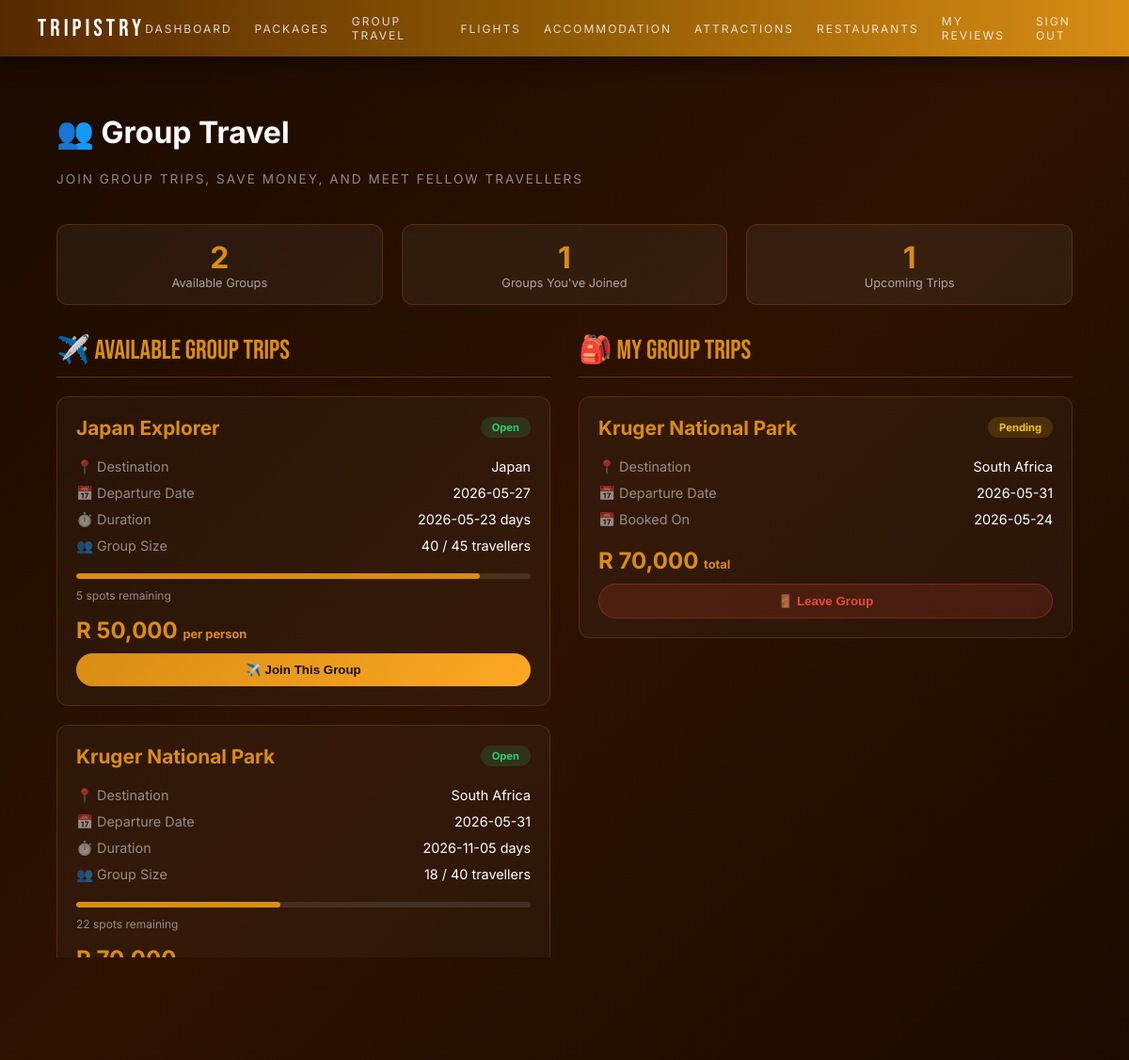
Screenshot of /traveller/group_bookings.php (signed in) with the database file from the repository.
### tables this page shows
CREATE TABLE `group_booking` (
  `group_booking_ID` int(11) NOT NULL,
  `package_ID` int(11) NOT NULL,
  `agency_ID` int(11) NOT NULL,
  `traveler_ID` int(11) DEFAULT NULL,
  `destination` varchar(255) DEFAULT NULL,
  `status` enum('Open','Full','Departing','Completed','Cancelled') DEFAULT 'Open',
  `price_per_person` decimal(10,2) NOT NULL,
  `max_capacity` int(11) NOT NULL,
  `current_capacity` int(11) DEFAULT 1,
  `departure_date` date NOT NULL,
  `return_date` date DEFAULT NULL,
  `booking_date` date DEFAULT curdate(),
  `payment_status` enum('Pending','Paid','Refunded') DEFAULT 'Pending',
  `description` text DEFAULT NULL
);

CREATE TABLE `travel_package` (
  `package_ID` int(11) NOT NULL,
  `package_name` varchar(100) DEFAULT NULL,
  `agency_ID` int(11) DEFAULT NULL,
  `flight_ID` int(11) DEFAULT NULL,
  `accomodation_ID` int(11) DEFAULT NULL,
  `total_cost_price` int(11) DEFAULT NULL,
  `duration` date DEFAULT NULL
);

CREATE TABLE `flight` (
  `flight_ID` int(11) NOT NULL,
  `airline_ID` int(11) DEFAULT NULL,
  `country` varchar(100) DEFAULT NULL,
  `flight_duration` int(11) DEFAULT NULL,
  `flight_date` date DEFAULT NULL,
  `is_domestic` tinyint(1) DEFAULT NULL,
  `is_international` tinyint(1) DEFAULT NULL
);

### traveller/group_bookings.php (the view, shortened to what this page needs)
<?php
$pdo = get_db();
$traveler_id = $_SESSION['traveler_id'];
$available_groups = $pdo->prepare("
    SELECT g.*, tp.package_name, f.country, tp.duration as package_duration
    FROM group_booking g
    JOIN travel_package tp ON g.package_ID = tp.package_ID
    LEFT JOIN flight f ON tp.flight_ID = f.flight_ID
    WHERE g.status IN ('Open')
    AND g.departure_date >= CURDATE()
    AND g.current_capacity < g.max_capacity
    AND g.traveler_ID IS NULL
    ORDER BY g.departure_date ASC
");
$available_groups->execute();
$groups = $available_groups->fetchAll();
$my_groups = $pdo->prepare("
    SELECT g.*, tp.package_name, f.country, tp.duration as package_duration
    FROM group_booking g
    JOIN travel_package tp ON g.package_ID = tp.package_ID
    LEFT JOIN flight f ON tp.flight_ID = f.flight_ID
    WHERE g.traveler_ID = ?
    AND g.departure_date >= CURDATE()
    ORDER BY g.departure_date ASC
");
$my_groups->execute([$traveler_id]);
$my_group_trips = $my_groups->fetchAll();
$stmt = $pdo->prepare("SELECT COUNT(*) FROM group_booking WHERE traveler_ID = ? AND departure_date >= CURDATE()");
$stmt->execute([$traveler_id]);
$total_joined = $stmt->fetchColumn();
?>
<!DOCTYPE html>
<html lang="en">
<head>
    <link rel="stylesheet" href="/tripistry/css/browse.css">
</head>
<body>
<nav class="nav">
  <a href="/tripistry/traveller/dashboard.php" class="nav-brand">Tripistry</a>
  <div class="nav-links">
    <a href="/tripistry/traveller/dashboard.php">Dashboard</a>
    <a href="/tripistry/traveller/browse.php">Packages</a>
    <a href="/tripistry/traveller/group_bookings.php">Group Travel</a>
    <a href="/tripistry/traveller/flights.php">Flights</a>
    <a href="/tripistry/traveller/accommodation.php">Accommodation</a>
    <a href="/tripistry/traveller/attractions.php">Attractions</a>
    <a href="/tripistry/traveller/restaurants.php">Restaurants</a>
    <a href="/tripistry/traveller/reviews.php">My Reviews</a>
    <a href="/tripistry/logout.php">Sign out</a>
  </div>
</nav>
<div class="page-content">
    <h1>👥 Group Travel</h1>
    <p class="page-subtitle">Join group trips, save money, and meet fellow travellers</p>
    <div class="stats-bar">
        <div class="stat-box">
            <div class="stat-number"><?= count($groups) ?></div>
            <div class="stat-label">Available Groups</div>
        </div>
        <div class="stat-box">
            <div class="stat-number"><?= $total_joined ?></div>
            <div class="stat-label">Groups You've Joined</div>
        </div>
        <div class="stat-box">
            <div class="stat-number"><?= count($my_group_trips) ?></div>
            <div class="stat-label">Upcoming Trips</div>
        </div>
    </div>
    <div class="two-columns">
        <div>
            <div class="section-title">✈️ Available Group Trips</div>
            <?php if (empty($groups)): ?>
                <div class="empty-state">
                    No group trips available at the moment.<br>
                    Check back later for new group departures!
                </div>
            <?php else: ?>
                <?php foreach ($groups as $group):
                    $spots_taken = $group['current_capacity'];
                    $spots_left = $group['max_capacity'] - $spots_taken;
                    $percentage = ($group['max_capacity'] > 0) ? ($spots_taken / $group['max_capacity']) * 100 : 0;
                ?>
                    <div class="group-card">
                        <div class="group-header">
                            <h3><?= htmlspecialchars($group['package_name']) ?></h3>
                            <span class="badge-open">Open</span>
                        </div>
                        <div class="group-details">
                            <div class="detail-row">
                                <span class="detail-label">📍 Destination</span>
                                <span class="detail-value"><?= htmlspecialchars($group['country'] ?? $group['destination']) ?></span>
                            </div>
                            <div class="detail-row">
                                <span class="detail-label">📅 Departure Date</span>
                                <span class="detail-value"><?= htmlspecialchars($group['departure_date']) ?></span>
                            </div>
                            <div class="detail-row">
                                <span class="detail-label">⏱️ Duration</span>
                                <span class="detail-value"><?= htmlspecialchars($group['package_duration']) ?> days</span>
                            </div>
                            <div class="detail-row">
                                <span class="detail-label">👥 Group Size</span>
                                <span class="detail-value"><?= $spots_taken ?> / <?= $group['max_capacity'] ?> travellers</span>
                            </div>
                        </div>
                        <div class="capacity-bar">
                            <div class="capacity-fill" style="width: <?= $percentage ?>%;"></div>
                        </div>
                        <div class="spots-info"><?= $spots_left ?> spots remaining</div>
                        <div class="price">R <?= number_format($group['price_per_person']) ?> <span style="font-size: 0.8rem;">per person</span></div>
                        <?php if ($spots_left > 0): ?>
                            <form method="POST" onsubmit="return confirm('Join this group trip for R <?= number_format($group['price_per_person']) ?>?');">
                                <button type="submit" name="join_group" class="btn-join">✈️ Join This Group</button>
                            </form>
                        <?php endif; ?>
                    </div>
                <?php endforeach; ?>
            <?php endif; ?>
        </div>
        <div>
            <div class="section-title">🎒 My Group Trips</div>
            <?php if (empty($my_group_trips)): ?>
                <div class="empty-state">
                    You haven't joined any group trips yet.<br>
                    Browse available groups above to start your adventure!
                </div>
            <?php else: ?>
                <?php foreach ($my_group_trips as $group): ?>
                    <div class="group-card">
                        <div class="group-header">
                            <h3><?= htmlspecialchars($group['package_name']) ?></h3>
                            <span class="badge-pending"><?= $group['payment_status'] ?? 'Pending' ?></span>
                        </div>
                        <div class="group-details">
                            <div class="detail-row">
                                <span class="detail-label">📍 Destination</span>
                                <span class="detail-value"><?= htmlspecialchars($group['country'] ?? $group['destination']) ?></span>
                            </div>
                            <div class="detail-row">
                                <span class="detail-label">📅 Departure Date</span>
                                <span class="detail-value"><?= htmlspecialchars($group['departure_date']) ?></span>
                            </div>
                            <div class="detail-row">
                                <span class="detail-label">📅 Booked On</span>
                                <span class="detail-value"><?= htmlspecialchars($group['booking_date']) ?></span>
                            </div>
                        </div>
                        <div class="price">R <?= number_format($group['price_per_person']) ?> <span style="font-size: 0.8rem;">total</span></div>
                        <?php if ($group['departure_date'] > date('Y-m-d') && ($group['payment_status'] ?? 'Pending') !== 'Paid'): ?>
                            <form method="POST" onsubmit="return confirm('Are you sure you want to leave this group?');">
                                <button type="submit" name="leave_group" class="btn-leave">🚪 Leave Group</button>
                            </form>
                        <?php endif; ?>
                    </div>
                <?php endforeach; ?>
            <?php endif; ?>
        </div>
    </div>
</div>
</body>
</html>

### css/browse.css (style rules this page uses)
html, body { margin: 0; padding: 0; min-height: 100vh; }
body { background: linear-gradient(135deg, #1a0a00, #2e1200, #1a0a00); background-attachment: fixed; min-height: 100vh; font-family: 'Inter', sans-serif; color: white; }
.nav { position: fixed; top: 0; left: 0; right: 0; height: 60px; background: linear-gradient(to right, #572901, #8f5a04, #d88d14); display: flex; align-items: center; justify-content: space-between; padding: 0 40px; z-index: 1000; box-shadow: 0 4px 20px rgba(0,0,0,0.5); }
.nav-brand { font-family: 'Bebas Neue', sans-serif; font-size: 1.6rem; letter-spacing: 4px; color: white; text-decoration: none; }
.nav-links { display: flex; align-items: center; gap: 24px; }
.nav-links a { color: rgba(255,255,255,0.8); text-decoration: none; font-size: 0.75rem; text-transform: uppercase; letter-spacing: 2px; transition: color 0.2s; }
.page-content { padding: 100px 60px 60px 60px; max-width: 1200px; margin: 0 auto; }
.page-subtitle { font-size: 0.85rem; color: rgba(255,255,255,0.5); letter-spacing: 2px; text-transform: uppercase; margin: 0 0 40px 0; }

### traveller/group_bookings.php (style rules this page uses)
.stats-bar { display: flex; gap: 20px; margin-bottom: 30px; }
.stat-box { background: rgba(255,255,255,0.05); border: 1px solid rgba(216,141,20,0.2); border-radius: 12px; padding: 15px 25px; text-align: center; flex: 1; }
.stat-number { font-size: 2rem; font-weight: bold; color: #d88d14; }
.stat-label { font-size: 0.8rem; color: rgba(255,255,255,0.6); }
.two-columns { display: grid; grid-template-columns: 1fr 1fr; gap: 30px; margin-top: 20px; }
.section-title { font-family: 'Bebas Neue', sans-serif; font-size: 1.8rem; color: #d88d14; margin-bottom: 20px; padding-bottom: 10px; border-bottom: 1px solid rgba(216,141,20,0.3); }
.group-card { background: rgba(255,255,255,0.03); border: 1px solid rgba(216,141,20,0.2); border-radius: 12px; padding: 20px; margin-bottom: 20px; transition: transform 0.2s, border-color 0.2s; }
.group-header { display: flex; justify-content: space-between; align-items: center; margin-bottom: 15px; }
.group-header h3 { color: #d88d14; margin: 0; font-size: 1.3rem; }
.badge-open { background: rgba(46,204,113,0.15); color: #2ecc71; padding: 4px 12px; border-radius: 20px; font-size: 0.7rem; font-weight: bold; }
.badge-pending { background: rgba(241,196,15,0.15); color: #f1c40f; padding: 4px 12px; border-radius: 20px; font-size: 0.7rem; font-weight: bold; }
.group-details { margin: 15px 0; }
.detail-row { display: flex; justify-content: space-between; padding: 5px 0; font-size: 0.9rem; }
.detail-label { color: rgba(255,255,255,0.5); }
.detail-value { color: white; }
.price { font-size: 1.5rem; color: #d88d14; font-weight: bold; margin: 10px 0; }
.spots-info { font-size: 0.75rem; color: rgba(255,255,255,0.5); margin-bottom: 15px; }
.capacity-bar { width: 100%; height: 6px; background: rgba(255,255,255,0.1); border-radius: 3px; margin: 10px 0; overflow: hidden; }
.capacity-fill { height: 100%; background: #d88d14; border-radius: 3px; }
.btn-join, .btn-leave { padding: 10px 20px; border-radius: 25px; border: none; cursor: pointer; font-weight: bold; width: 100%; transition: opacity 0.2s; }
.btn-join { background: linear-gradient(135deg, #d88d14, #fca822); color: #1a0a00; }
.btn-leave { background: rgba(231,76,60,0.15); color: #e74c3c; border: 1px solid rgba(231,76,60,0.3); }

### rows the page displays
group_booking: package_ID.package_name "Japan Explorer", flight.country "Japan", departure_date "2026-05-27", package_ID.duration "2026-05-23", current_capacity "40", max_capacity "45", spots_left "5", price_per_person "50,000"
group_booking: package_ID.package_name "Kruger National Park", flight.country "South Africa", departure_date "2026-05-31", package_ID.duration "2026-11-05", current_capacity "18", max_capacity "40", spots_left "22", price_per_person "70,000"
group_booking: package_ID.package_name "Kruger National Park", payment_status "Pending", flight.country "South Africa", departure_date "2026-05-31", booking_date "2026-05-24", price_per_person "70,000"

### other values shown
count($groups) "2"
$total_joined "1"
count($my_group_trips) "1"
